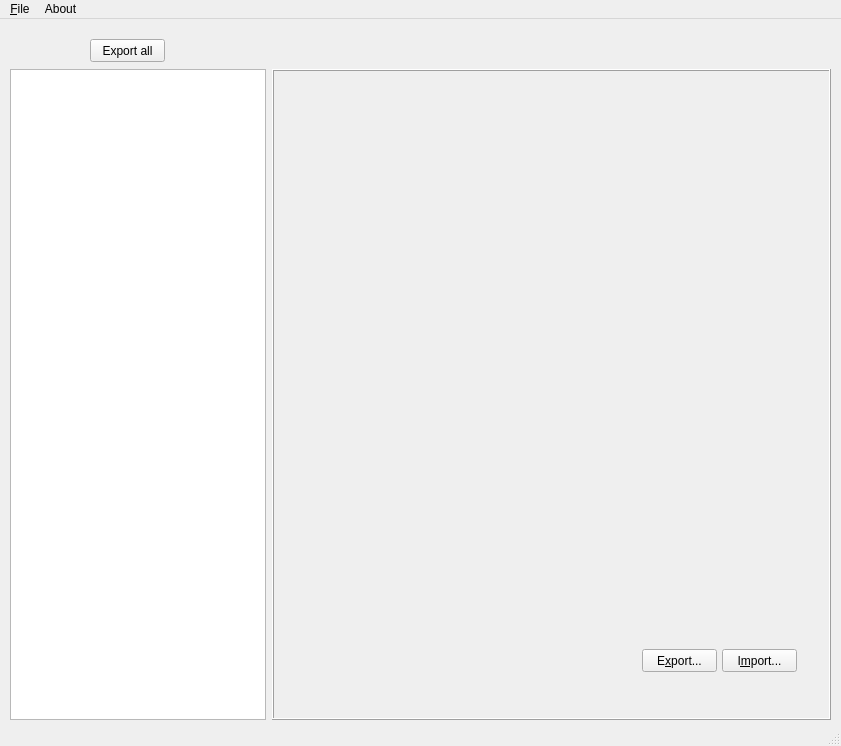
<?xml version="1.0" encoding="UTF-8"?>
<ui version="4.0">
 <class>MainWindow</class>
 <widget class="QMainWindow" name="MainWindow">
  <property name="geometry">
   <rect>
    <x>0</x>
    <y>0</y>
    <width>841</width>
    <height>746</height>
   </rect>
  </property>
  <property name="sizePolicy">
   <sizepolicy hsizetype="Preferred" vsizetype="Preferred">
    <horstretch>0</horstretch>
    <verstretch>0</verstretch>
   </sizepolicy>
  </property>
  <property name="windowTitle">
   <string>vram explorer 1.5.2</string>
  </property>
  <property name="tabShape">
   <enum>QTabWidget::Rounded</enum>
  </property>
  <widget class="QWidget" name="centralwidget">
   <widget class="QWidget" name="horizontalLayoutWidget">
    <property name="geometry">
     <rect>
      <x>10</x>
      <y>50</y>
      <width>821</width>
      <height>651</height>
     </rect>
    </property>
    <layout class="QHBoxLayout" name="horizontalLayout">
     <item>
      <widget class="QListView" name="listView">
       <property name="sizePolicy">
        <sizepolicy hsizetype="Fixed" vsizetype="Expanding">
         <horstretch>0</horstretch>
         <verstretch>0</verstretch>
        </sizepolicy>
       </property>
      </widget>
     </item>
     <item>
      <widget class="QFrame" name="frame">
       <property name="enabled">
        <bool>true</bool>
       </property>
       <property name="frameShape">
        <enum>QFrame::Box</enum>
       </property>
       <property name="frameShadow">
        <enum>QFrame::Raised</enum>
       </property>
       <widget class="QLabel" name="imageTexture">
        <property name="geometry">
         <rect>
          <x>40</x>
          <y>60</y>
          <width>461</width>
          <height>501</height>
         </rect>
        </property>
        <property name="sizePolicy">
         <sizepolicy hsizetype="Minimum" vsizetype="Minimum">
          <horstretch>0</horstretch>
          <verstretch>0</verstretch>
         </sizepolicy>
        </property>
        <property name="palette">
         <palette>
          <active>
           <colorrole role="Base">
            <brush brushstyle="SolidPattern">
             <color alpha="255">
              <red>255</red>
              <green>255</green>
              <blue>255</blue>
             </color>
            </brush>
           </colorrole>
          </active>
          <inactive>
           <colorrole role="Base">
            <brush brushstyle="SolidPattern">
             <color alpha="255">
              <red>255</red>
              <green>255</green>
              <blue>255</blue>
             </color>
            </brush>
           </colorrole>
          </inactive>
          <disabled>
           <colorrole role="Base">
            <brush brushstyle="SolidPattern">
             <color alpha="255">
              <red>240</red>
              <green>240</green>
              <blue>240</blue>
             </color>
            </brush>
           </colorrole>
          </disabled>
         </palette>
        </property>
        <property name="autoFillBackground">
         <bool>false</bool>
        </property>
        <property name="text">
         <string/>
        </property>
        <property name="scaledContents">
         <bool>true</bool>
        </property>
        <property name="alignment">
         <set>Qt::AlignCenter</set>
        </property>
       </widget>
       <widget class="QPushButton" name="exportButton">
        <property name="geometry">
         <rect>
          <x>370</x>
          <y>580</y>
          <width>75</width>
          <height>23</height>
         </rect>
        </property>
        <property name="text">
         <string>E&amp;xport...</string>
        </property>
       </widget>
       <widget class="QPushButton" name="importButton">
        <property name="geometry">
         <rect>
          <x>450</x>
          <y>580</y>
          <width>75</width>
          <height>23</height>
         </rect>
        </property>
        <property name="text">
         <string>I&amp;mport...</string>
        </property>
       </widget>
       <widget class="QLabel" name="sizeImageText">
        <property name="geometry">
         <rect>
          <x>20</x>
          <y>10</y>
          <width>150</width>
          <height>16</height>
         </rect>
        </property>
        <property name="text">
         <string/>
        </property>
        <property name="alignment">
         <set>Qt::AlignCenter</set>
        </property>
       </widget>
       <widget class="QLabel" name="encodingImageText">
        <property name="geometry">
         <rect>
          <x>379</x>
          <y>10</y>
          <width>150</width>
          <height>16</height>
         </rect>
        </property>
        <property name="text">
         <string/>
        </property>
        <property name="alignment">
         <set>Qt::AlignCenter</set>
        </property>
       </widget>
       <widget class="QLabel" name="mipMapsImageText">
        <property name="geometry">
         <rect>
          <x>200</x>
          <y>10</y>
          <width>150</width>
          <height>16</height>
         </rect>
        </property>
        <property name="text">
         <string/>
        </property>
        <property name="alignment">
         <set>Qt::AlignCenter</set>
        </property>
       </widget>
      </widget>
     </item>
    </layout>
   </widget>
   <widget class="QPushButton" name="exportAllButton">
    <property name="geometry">
     <rect>
      <x>90</x>
      <y>20</y>
      <width>75</width>
      <height>23</height>
     </rect>
    </property>
    <property name="text">
     <string>Export all</string>
    </property>
   </widget>
   <widget class="QLabel" name="fileNameText">
    <property name="geometry">
     <rect>
      <x>0</x>
      <y>0</y>
      <width>841</width>
      <height>20</height>
     </rect>
    </property>
    <property name="text">
     <string/>
    </property>
    <property name="alignment">
     <set>Qt::AlignCenter</set>
    </property>
   </widget>
  </widget>
  <widget class="QMenuBar" name="menubar">
   <property name="geometry">
    <rect>
     <x>0</x>
     <y>0</y>
     <width>841</width>
     <height>21</height>
    </rect>
   </property>
   <widget class="QMenu" name="menuFIle">
    <property name="title">
     <string>&amp;File</string>
    </property>
    <addaction name="actionOpen"/>
    <addaction name="actionSave"/>
    <addaction name="actionClose"/>
   </widget>
   <widget class="QMenu" name="menuAbout">
    <property name="title">
     <string>About</string>
    </property>
    <addaction name="actionAuthor"/>
    <addaction name="actionCredits"/>
   </widget>
   <addaction name="menuFIle"/>
   <addaction name="menuAbout"/>
  </widget>
  <widget class="QStatusBar" name="statusbar">
   <property name="sizeGripEnabled">
    <bool>true</bool>
   </property>
  </widget>
  <action name="actionOpen">
   <property name="text">
    <string>O&amp;pen...</string>
   </property>
   <property name="shortcut">
    <string>Ctrl+O</string>
   </property>
  </action>
  <action name="actionClose">
   <property name="text">
    <string>&amp;Exit</string>
   </property>
   <property name="shortcut">
    <string>Ctrl+Q</string>
   </property>
  </action>
  <action name="actionSave">
   <property name="text">
    <string>Save</string>
   </property>
   <property name="shortcut">
    <string>Ctrl+S</string>
   </property>
  </action>
  <action name="actionAuthor">
   <property name="text">
    <string>A&amp;uthor</string>
   </property>
   <property name="shortcut">
    <string>Ctrl+A</string>
   </property>
  </action>
  <action name="actionCredits">
   <property name="text">
    <string>C&amp;redits</string>
   </property>
   <property name="shortcut">
    <string>Ctrl+C</string>
   </property>
  </action>
 </widget>
 <resources/>
 <connections/>
</ui>
